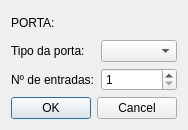
<?xml version="1.0" encoding="UTF-8"?>
<ui version="4.0">
 <class>ModificarPorta</class>
 <widget class="QDialog" name="ModificarPorta">
  <property name="geometry">
   <rect>
    <x>0</x>
    <y>0</y>
    <width>176</width>
    <height>130</height>
   </rect>
  </property>
  <property name="windowTitle">
   <string>Modificar porta</string>
  </property>
  <layout class="QVBoxLayout" name="verticalLayout">
   <item>
    <layout class="QGridLayout" name="gridLayout">
     <item row="2" column="0">
      <widget class="QLabel" name="labelNumInputs">
       <property name="text">
        <string>Nº de entradas:</string>
       </property>
      </widget>
     </item>
     <item row="0" column="1">
      <widget class="QLabel" name="labelIdPorta">
       <property name="text">
        <string/>
       </property>
      </widget>
     </item>
     <item row="1" column="1">
      <widget class="QComboBox" name="comboTipoPorta"/>
     </item>
     <item row="2" column="1">
      <widget class="QSpinBox" name="spinNumInputs">
       <property name="minimum">
        <number>1</number>
       </property>
       <property name="maximum">
        <number>4</number>
       </property>
      </widget>
     </item>
     <item row="0" column="0">
      <widget class="QLabel" name="labelPorta">
       <property name="text">
        <string>PORTA:</string>
       </property>
      </widget>
     </item>
     <item row="1" column="0">
      <widget class="QLabel" name="labelTipoPorta">
       <property name="text">
        <string>Tipo da porta:</string>
       </property>
      </widget>
     </item>
    </layout>
   </item>
   <item>
    <widget class="QDialogButtonBox" name="buttonBox">
     <property name="orientation">
      <enum>Qt::Horizontal</enum>
     </property>
     <property name="standardButtons">
      <set>QDialogButtonBox::Cancel|QDialogButtonBox::Ok</set>
     </property>
     <property name="centerButtons">
      <bool>true</bool>
     </property>
    </widget>
   </item>
  </layout>
 </widget>
 <resources/>
 <connections>
  <connection>
   <sender>buttonBox</sender>
   <signal>accepted()</signal>
   <receiver>ModificarPorta</receiver>
   <slot>accept()</slot>
   <hints>
    <hint type="sourcelabel">
     <x>248</x>
     <y>254</y>
    </hint>
    <hint type="destinationlabel">
     <x>157</x>
     <y>274</y>
    </hint>
   </hints>
  </connection>
  <connection>
   <sender>buttonBox</sender>
   <signal>rejected()</signal>
   <receiver>ModificarPorta</receiver>
   <slot>reject()</slot>
   <hints>
    <hint type="sourcelabel">
     <x>316</x>
     <y>260</y>
    </hint>
    <hint type="destinationlabel">
     <x>286</x>
     <y>274</y>
    </hint>
   </hints>
  </connection>
 </connections>
</ui>
